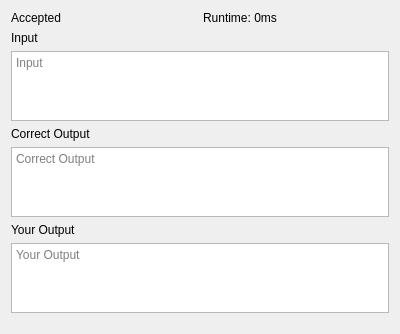
<?xml version="1.0" encoding="UTF-8"?>
<ui version="4.0">
 <class>CodeOutputWidget</class>
 <widget class="QWidget" name="CodeOutputWidget">
  <property name="geometry">
   <rect>
    <x>0</x>
    <y>0</y>
    <width>400</width>
    <height>300</height>
   </rect>
  </property>
  <property name="windowTitle">
   <string>Form</string>
  </property>
  <layout class="QVBoxLayout" name="verticalLayout_2">
   <item>
    <layout class="QVBoxLayout" name="verticalLayout">
     <property name="bottomMargin">
      <number>10</number>
     </property>
     <item>
      <layout class="QHBoxLayout" name="horizontalLayout_3">
       <item>
        <widget class="QLabel" name="label">
         <property name="text">
          <string>Accepted</string>
         </property>
        </widget>
       </item>
       <item>
        <widget class="QLabel" name="label_2">
         <property name="text">
          <string>Runtime: 0ms</string>
         </property>
        </widget>
       </item>
      </layout>
     </item>
     <item>
      <widget class="QLabel" name="label_3">
       <property name="text">
        <string>Input</string>
       </property>
      </widget>
     </item>
     <item>
      <widget class="QTextBrowser" name="textBrowser_2">
       <property name="placeholderText">
        <string>Input</string>
       </property>
      </widget>
     </item>
     <item>
      <widget class="QLabel" name="label_4">
       <property name="text">
        <string>Correct Output</string>
       </property>
      </widget>
     </item>
     <item>
      <widget class="QTextBrowser" name="textBrowser_3">
       <property name="placeholderText">
        <string>Correct Output</string>
       </property>
      </widget>
     </item>
     <item>
      <widget class="QLabel" name="label_5">
       <property name="text">
        <string>Your Output</string>
       </property>
      </widget>
     </item>
     <item>
      <widget class="QTextBrowser" name="textBrowser_4">
       <property name="placeholderText">
        <string>Your Output</string>
       </property>
      </widget>
     </item>
    </layout>
   </item>
  </layout>
 </widget>
 <resources/>
 <connections/>
</ui>
